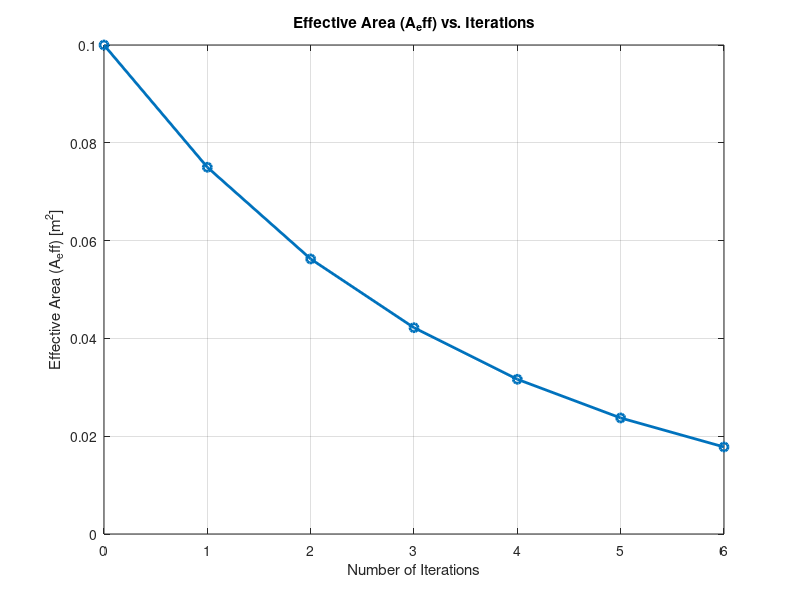
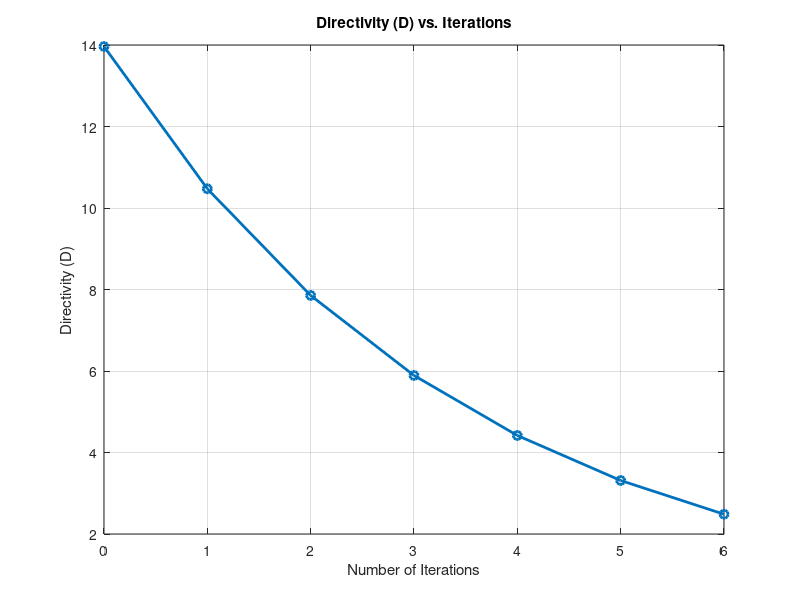
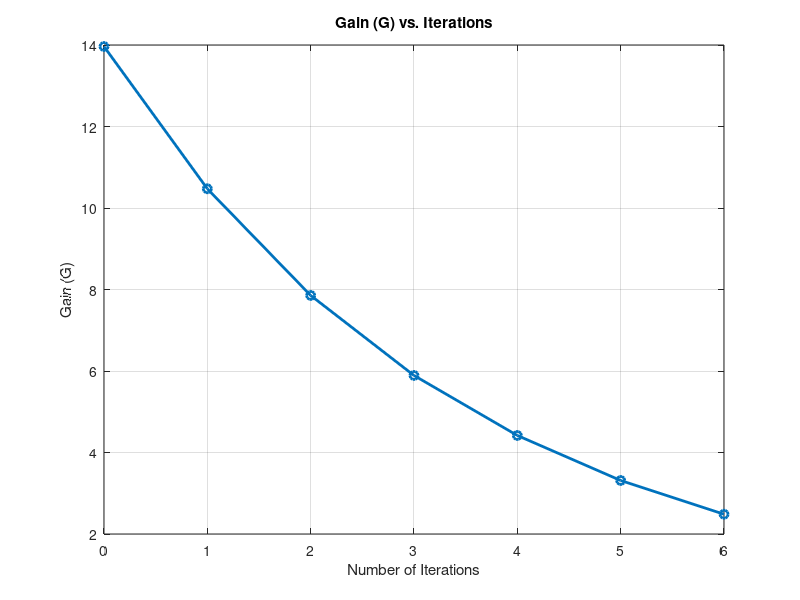
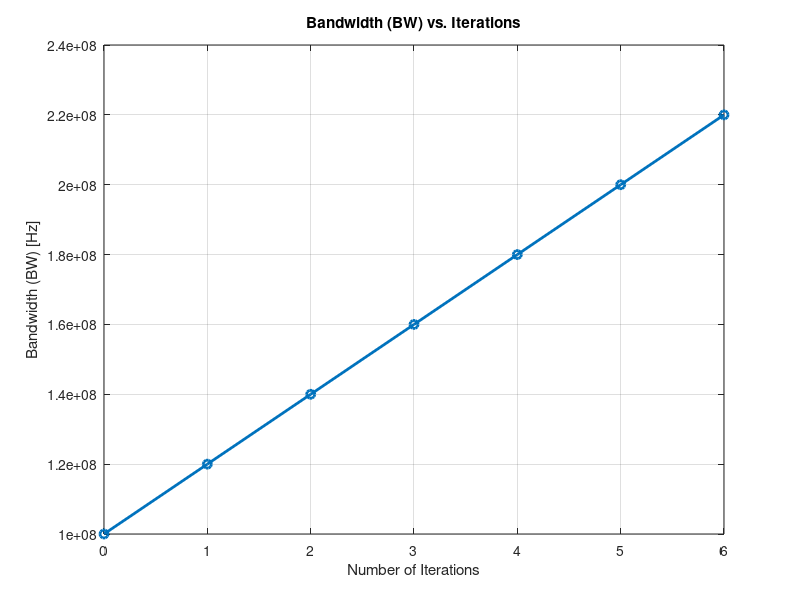

Reproduce these figures in MATLAB, in order.
% Parameters
f = 1e9;  % Frequency in Hz (1 GHz)
c = 3e8;  % Speed of light in m/s
lambda = c / f;  % Wavelength in meters

% Sierpinski Triangle Geometry (initial area A0 and scaling for iterations)
A0 = 0.1;  % Initial area of the triangle in m^2 (adjust based on actual size)
maxIterations = 6;  % Maximum number of iterations (you can change this)

% Pre-allocate arrays for storing results
iterations = 0:maxIterations;  % Iteration numbers
D_values = zeros(size(iterations));  % Directivity values
G_values = zeros(size(iterations));  % Gain values
BW_values = zeros(size(iterations));  % Bandwidth values
Freq_response = zeros(size(iterations));  % Frequency response
A_eff_values = zeros(size(iterations));  % Effective Area values

% Loop over the iterations
for i = 1:length(iterations)
    % Calculate the effective aperture area after the current iteration
    n = iterations(i);  % Current iteration number
    scalingFactor = (3 / 4) ^ n;  % Scaling factor for the Sierpinski triangle
    A_eff = A0 * scalingFactor;  % Effective aperture area after n iterations
    
    % Calculate Directivity (D) and Gain (G)
    D = (4 * pi * A_eff) / lambda^2;  % Directivity approximation formula
    eta = 1;  % Assume ideal efficiency
    G = eta * D;  % Gain = eta * Directivity
    
    % Calculate Bandwidth (BW)
    % Approximate BW by considering multiple resonant frequencies based on iterations
    BW = f * 0.1 * (1 + 0.2 * n);  % Simple approximation based on number of iterations
    
    % Calculate Frequency Response (F) as the number of resonant frequencies
    % The frequency response can be approximated by increasing with more iterations
    F = 2 * n;  % Example: frequency response increases linearly with iterations
    
    % Store results
    D_values(i) = D;
    G_values(i) = G;
    BW_values(i) = BW;
    Freq_response(i) = F;
    A_eff_values(i) = A_eff;
end

% Display the results
fprintf('Iteration\tEffective Area (A_eff)\tDirectivity (D)\tGain (G)\tGain (G) in dB\tBandwidth (BW)\tFrequency Response (F)\n');
for i = 1:length(iterations)
    fprintf('%d\t%.2e\t%.2e\t%.2e\t%.2f dB\t%.2e Hz\t%d\n', ...
        iterations(i), A_eff_values(i), D_values(i), G_values(i), 10*log10(G_values(i)), ...
        BW_values(i), Freq_response(i));
end

% Plot Effective Area
figure;
plot(iterations, A_eff_values, '-o', 'LineWidth', 2);
title('Effective Area (A_eff) vs. Iterations');
xlabel('Number of Iterations');
ylabel('Effective Area (A_eff) [m^2]');
grid on;

% Plot Directivity
figure;
plot(iterations, D_values, '-o', 'LineWidth', 2);
title('Directivity (D) vs. Iterations');
xlabel('Number of Iterations');
ylabel('Directivity (D)');
grid on;

% Plot Gain
figure;
plot(iterations, G_values, '-o', 'LineWidth', 2);
title('Gain (G) vs. Iterations');
xlabel('Number of Iterations');
ylabel('Gain (G)');
grid on;

% Plot Bandwidth
figure;
plot(iterations, BW_values, '-o', 'LineWidth', 2);
title('Bandwidth (BW) vs. Iterations');
xlabel('Number of Iterations');
ylabel('Bandwidth (BW) [Hz]');
grid on;

% Plot Frequency Response
figure;
plot(iterations, Freq_response, '-o', 'LineWidth', 2);
title('Frequency Response (F) vs. Iterations');
xlabel('Number of Iterations');
ylabel('Frequency Response');
grid on;
